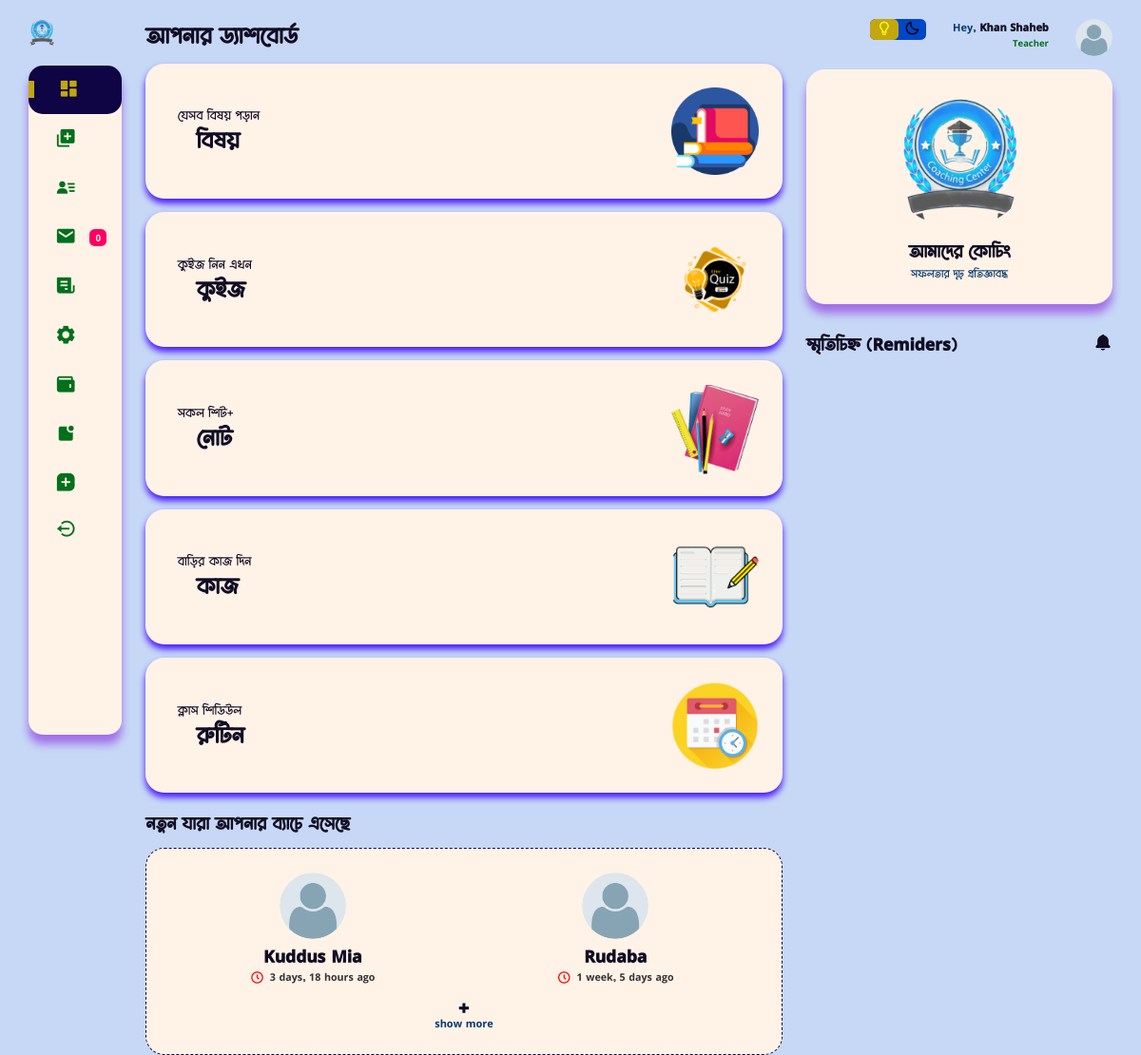
/teacher_dashboard/home (signed in), run on an earlier commit of the app's database.
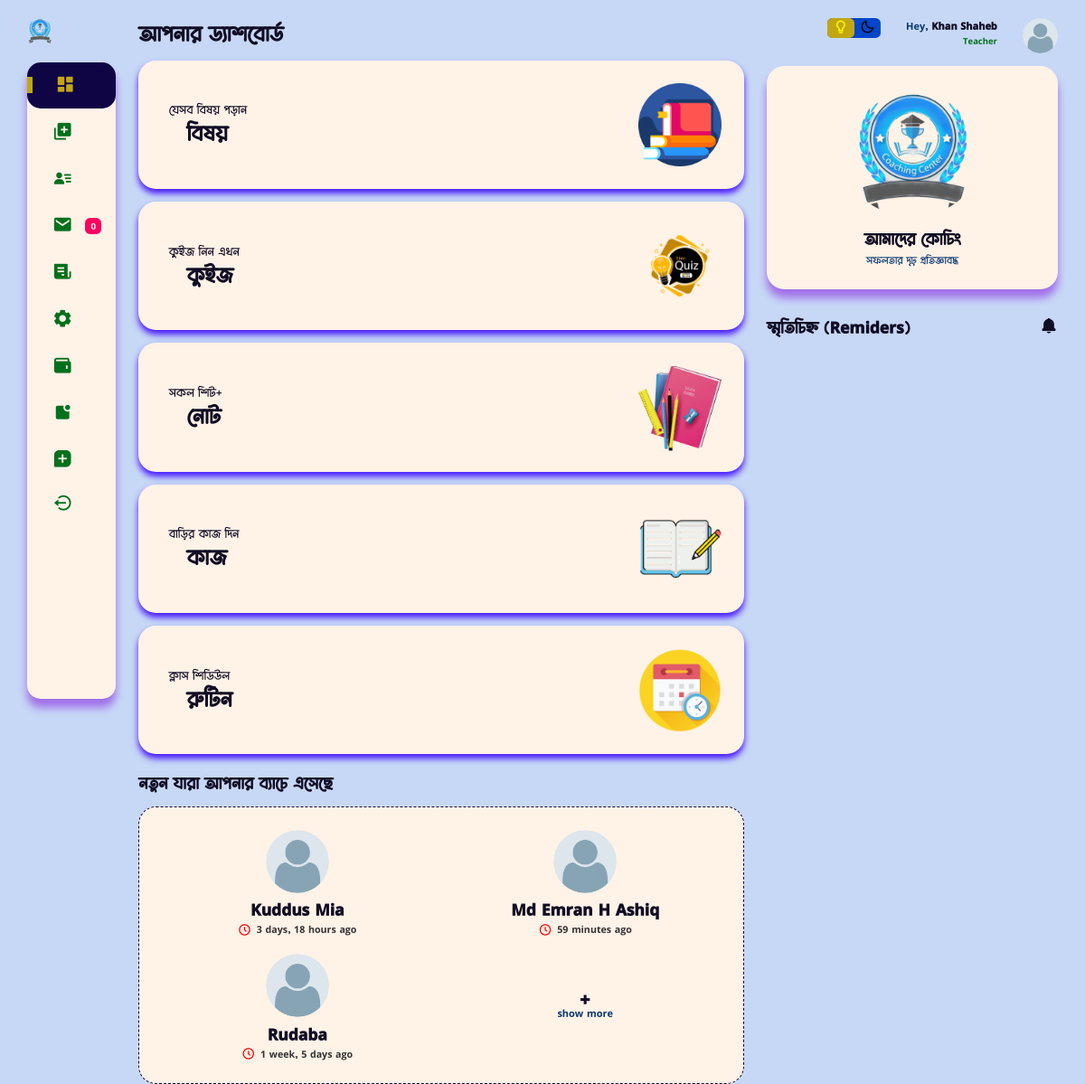
And on a later commit of the database.
### users/models.py (models this page shows, shortened)
class Student(models.Model):
    user = models.OneToOneField(CustomUser, on_delete=models.CASCADE)
    basic_step_of_reg = models.BooleanField(default=False)
    choose_subjects = models.BooleanField(default=False)
    s_approval = models.BooleanField(default=False)
    guardian_phone_is_verified = models.BooleanField(default=False)
    s_name = models.CharField(max_length=170, null=True, blank=True)
    shift = models.ForeignKey(Shift, on_delete=models.CASCADE, null=True, blank=True)
    batch = models.ForeignKey(Batch, on_delete=models.CASCADE, null=True, blank=True)
    profile_pic = models.ImageField( upload_to="student", default='avatar.png')
    class_subjects = models.ForeignKey(ClassWithSubject, on_delete=models.CASCADE, null=True, blank=True )
    s_id = models.IntegerField(null=True, blank=True)
    guardian_phone = models.CharField(max_length=15)
    your_subjects = MultiSelectField(max_length=170, null=True, blank=True)
    s_phone = models.CharField(max_length=15, blank=True, null=True)
    guardian_email = models.EmailField(max_length=100, blank=True, null=True)
    created_at = models.DateTimeField(auto_now_add=True)
    updated_at = models.DateTimeField(auto_now=True)
    def __init__(self, *args, **kwargs):
        super(Student, self).__init__(*args, **kwargs)
        if self.class_subjects:
            self._meta.get_field('your_subjects').choices = [
                (subject.name.lower(), subject.name) for subject in self.class_subjects.subjects.all()
            ]
        else:
            self._meta.get_field('your_subjects').choices = [
                ('math', 'math')
            ]
    class Meta:
        verbose_name_plural = "ইউজার ( শিক্ষার্থী )"

class CustomUser(AbstractUser):
    username = None
    email = models.EmailField("email_address", unique=True, max_length=354)
    phone_number = models.CharField(max_length=15, blank=True, null=True)
    ROLE_CHOICES = [
        ('student', 'Student'),
        ('teacher', 'Teacher'),
        ('guardian', 'Guardian'),
    ]
    role = models.CharField(max_length=10, choices=ROLE_CHOICES)
    USERNAME_FIELD = "email"
    REQUIRED_FIELDS = ['phone_number']
    objects = CustomManager()
    class Meta:
        verbose_name_plural = "ইউজার অ্যাকাউন্ট *VIP* "

### home/views.py (the view, shortened to what this page needs)
# urls.py: path('teacher_dashboard/home', teacher_dashb, name="tchr_dashboard_home"),
@login_required(login_url='userlogin')
def teacher_dashb(request, page=None):
    if request.user.role == 'teacher':
        if page == 'add_mark':
            shift = Shift.objects.all()
            return render(request, 'teacher/add_mark.html', {'data':shift})
        elif page == 'msg':
            all_msg = MessageForTeacher.objects.filter(message_for = request.user.teacher).order_by('upload_at', '-visited')
            context = {
                'all_message':all_msg,
            }
            return render(request, 'teacher/msg.html', context)
        elif page == 'all_setting':
            return redirect('edit_profile')
        elif page == 'wallet':
            return render(request, 'teacher/wallet.html')
        elif page == 'routine':
            routine = MakeBatch.objects.filter(teacher = request.user.teacher)
            return render(request, 'teacher/routine.html', {'routine':routine})
        elif page == 'your_subject':
            sub = MakeBatch.objects.filter(teacher = request.user.teacher)
            return render(request, 'teacher/your_subject.html', {'subs':sub})
        else:
            batch_of_teacher = MakeBatch.objects.filter(teacher=request.user.teacher)
            your_students = set()
            for b in batch_of_teacher:
                subj = get_object_or_404(Subjects, name=b.subject)
                cls = get_object_or_404(ClassWithSubject, s_class=b.class_name)
                the_student = Student.objects.filter(
                    batch_id=b.batch.id,
                    your_subjects__contains=subj.name,
                    class_subjects=cls
                ).order_by('created_at')
                for s in the_student:
                    your_students.add(s)
            items_per_page = 6
            paginator = Paginator(list(your_students), items_per_page)
            page_number = request.GET.get('page')
            current_page = paginator.get_page(page_number)
            current_time = datetime.now().time()
            reminder = []
            for b in batch_of_teacher:
                og_T = b.start_class
                datetime_obj = datetime.combine(datetime.today(), og_T)
                one_hour_back = datetime_obj - timedelta(hours=1)
                one_hour_back_time = one_hour_back.time()
                if current_time >= one_hour_back_time and current_time <= og_T:
                    reminder.append(b)
            context = {
                'newuser': current_page,
                'reminders' : reminder,
            }
            return render(request, 'teacher/dashboard.html', context)
    else:
        return render(request, 'main/404.html')

### home/public.py (called while the page is built)
def common_data(request):
    try:
        if request.user.role == "student":
            try:
                unviewed_msg_std = MessageForStudent.objects.filter(message_for = request.user.student, visited = False).count()
            except:
                unviewed_msg_std = 0
            context = {
                'unviewed_msg_std' : unviewed_msg_std,
            }
        elif request.user.role == "teacher":
            try:
                unviewed_msg = MessageForTeacher.objects.filter(message_for = request.user.teacher, visited = False).count()
            except:
                unviewed_msg = 0
            context = {
                'unviewed_msg' : unviewed_msg,
            }
        else:
            context={}
    except:
        context = {}
    return context

### users/models.py (called while the page is built)
    def __str__(self):
        return self.name

    def __str__(self):
        return self.s_class

### templates/teacher/dashboard.html (shortened to what this page needs)
{% extends 'teacher/base.html' %}
{% load static %}
{% block content %}
<h1>আপনার ড্যাশবোর্ড</h1>
<div class="analyse">
    <div class="sales">
        <a href="{% url "teacher_dashb" 'your_subject' %}">
            <div class="status">
                <div class="info">
                    <h3>যেসব বিষয় পড়ান</h3>
                    <h1>বিষয়</h1>
                </div>
                <div class="progresss">
                    <img src="{% static "image/book.png" %}" alt="">
                </div>
            </div>
        </a>
    </div>
    <div class="sales">
        <a href="{% url "teacher_dashb" 'quiz' %}">
            <div class="status">
                <div class="info">
                    <h3>কুইজ নিন এখন</h3>
                    <h1>কুইজ</h1>
                </div>
                <div class="progresss">
                    <img src="{% static "image/quiz.png" %}" alt="">
                </div>
            </div>
        </a>
    </div>
    <div class="sales">
        <a href="{% url "teacher_dashb" 'note' %}" >
            <div class="status">
                <div class="info">
                    <h3>সকল শিট+</h3>
                    <h1>নোট</h1>
                </div>
                <div class="progresss">
                    <img src="{% static "image/note.png" %}" alt="">
                </div>
            </div>
        </a>
    </div>
    <div class="sales">
        <a href="{% url "teacher_dashb" 'hw' %}">
            <div class="status">
                <div class="info">
                    <h3>বাড়ির কাজ দিন</h3>
                    <h1>কাজ</h1>
                </div>
                <div class="progresss">
                    <img src="{% static "image/hw.png" %}" alt="">
                </div>
            </div>
        </a>
    </div>
    <div class="sales">
        <a href="{% url "teacher_dashb" 'routine' %}">
            <div class="status">
                <div class="info">
                    <h3>ক্লাস শিডিউল</h3>
                    <h1>রুটিন</h1>
                </div>
                <div class="progresss">
                    <img src="{% static "image/routine.png" %}" alt="">
                </div>
            </div>
        </a>
    </div>
</div>
<div class="new-users">
    <h2>নতুন যারা আপনার ব্যাচে এসেছে</h2>
    <div class="user-list">
        {% for usr in newuser %}
        <div class="user">
            <img src="{{usr.profile_pic.url}}">
            <h2>{{usr.s_name}}</h2>
            {% if usr.user.is_active_now %}
            <i class="fas fa-circle text-success"></i> Active Now
            {% else %}
                {% if usr.user.last_login %}
                <p>
                    <i style="font-size: 15px; color: red; vertical-align: middle; margin-right: 2px; " class='bx bx-time-five bx-spin' ></i></i>
                    <span class="time-since">{{ usr.user.last_login|timesince }} ago</span>
                </p>
                {% else %}
                <p>Never logged in</p>
                {% endif %}
            {% endif %}
        </div>
        {% endfor %}
        <div class="user" >
            <a href="{% url "teacher_dashb" 'your_student' %}" style="display: flex; flex-direction: column; align-items: center;">
                <i class='bx bx-plus-medical'></i>
                <p>show more</p>
            </a>
        </div>
    </div>
</div>
{% endblock content %}
{% block reminder %}
<div class="reminders">
    <div class="header">
        <h2>স্মৃতিচিহ্ন (Remiders)</h2>
        <span style="font-size: 20px;">
            {% if reminders %}
            <i class='bx bxs-bell-ring bx-tada'></i>
            {% else %}
            <i class='bx bxs-bell'></i>
            {% endif %}
        </span>
    </div>
{% endblock reminder %}

What changed in the data, as far as the page shows it:
added Student: profile_pic (placeholder picture), s_name "Md Emran H Ashiq", user.last_login "59 minutes"
